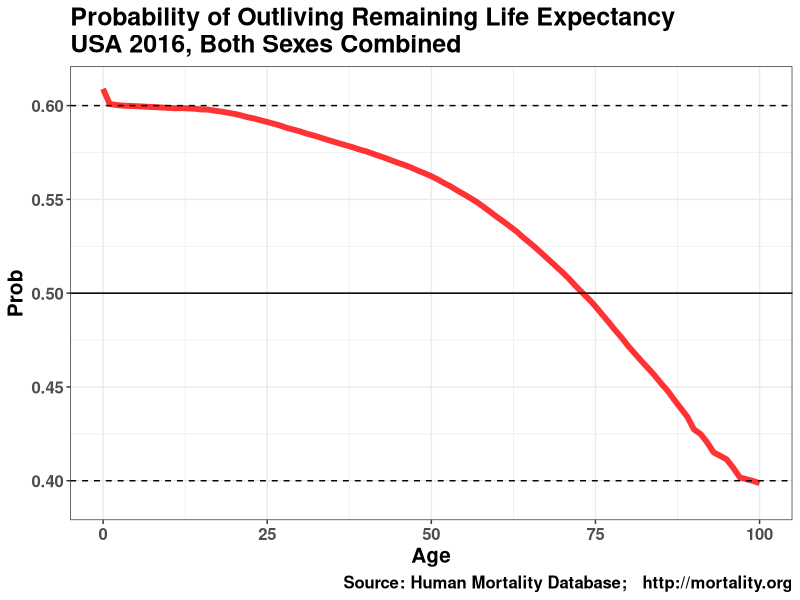

The R script that drew this image:
#---------------------------------------------
# Carl Schmertmann
# created 21 Oct 18
# altered 21 Oct 18
#
# probability of outliving e(x)
#---------------------------------------------

rm(list=ls())
library(tidyverse)

ages = 0:110

USA = read.table('USA_bltper_1x1.txt', skip=2, stringsAsFactors = FALSE,
                  header=TRUE)
USA$Age = ages # make Age numeric

USA$PopName = 'USA'

# function to take a data.frame composed of one country-year
# life table and return the probabilities of surviving longer
# than e(x) at each age x in 0...100

p_outlive = function(df) {
  tmp = df %>% 
           mutate(aad=Age+ex,
           lx_aad= approx(x=df$Age,y=df$lx,xout=df$aad)$y/lx[1],
           p_outlive = lx_aad)
  return(tmp$p_outlive)
}


df = USA %>%
           group_by(Year) %>%
           mutate(aad=Age+ex,
                  lx_aad= approx(x=Age,y=lx,xout=aad)$y,
                  p_outlive = lx_aad/lx,
                  u = rep(runif(1),111))

keep.df = df %>%
           ungroup() %>%
           filter(Year %in% 2016) 


G = ggplot(data=keep.df,
       aes(x=Age, y=p_outlive)) + 
       geom_line(lwd=2,alpha=.80, color='red') + 
       geom_hline(yintercept = c(.40,.50,.60), lty=c(2,1,2)) + 
       xlim(0,100) + 
       ylim(.39,.61) +
       labs(title='Probability of Outliving Remaining Life Expectancy\nUSA 2016, Both Sexes Combined',
            x='Age', y='Prob',
            caption='Source: Human Mortality Database;   http://mortality.org') +
       scale_color_manual(values=c('red','royalblue','darkgreen')) +
       theme_bw() +
       theme(text=element_text(face='bold', size=15))

G


ggsave(file='outlive-ex.png', height=11, width=8)
